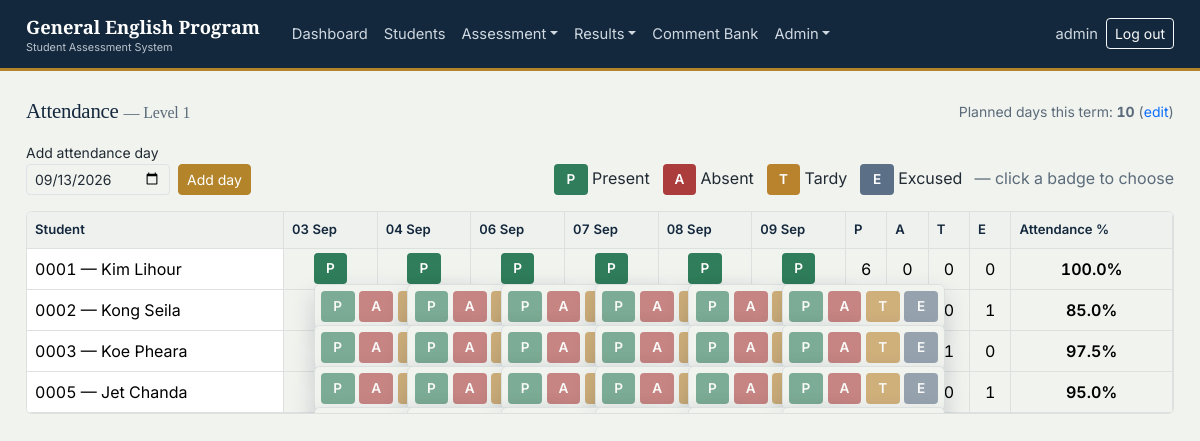
Before: /attendance/?class_id=2 (signed in) with the older database file.
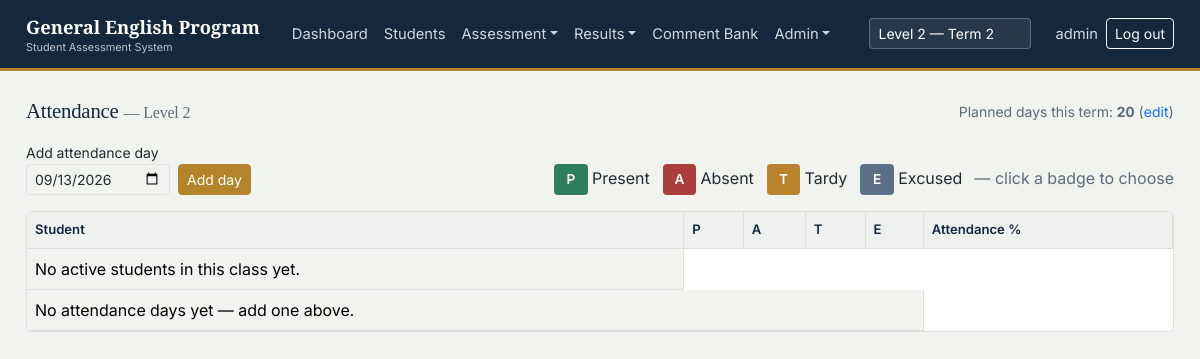
After: the same page with the newer database file.
### gep/models.py (models this page shows, shortened)
class ClassGroup(models.Model):
    name = models.CharField(max_length=100)  # "Level 1"
    room = models.CharField(max_length=50, blank=True)
    term = models.ForeignKey(Term, related_name='classes', on_delete=models.CASCADE)
    book = models.CharField(max_length=150, blank=True)
    subject = models.CharField(max_length=100, default='GEP')
    total_class_days = models.PositiveIntegerField(default=20)
    class Meta:
        ordering = ['term', 'name']

class Enrollment(models.Model):
    STATUS_CHOICES = [('Active', 'Active'), ('Inactive', 'Inactive')]
    student = models.ForeignKey(StudentProfile, related_name='enrollments', on_delete=models.CASCADE)
    class_group = models.ForeignKey(ClassGroup, related_name='enrollments', on_delete=models.CASCADE)
    course = models.CharField(max_length=50, default='GEP')
    status = models.CharField(max_length=10, choices=STATUS_CHOICES, default='Active')
    class Meta:
        unique_together = ('student', 'class_group')
        ordering = ['class_group', 'student__student_code']

class StudentProfile(models.Model):
    GENDER_CHOICES = [('M', 'Male'), ('F', 'Female')]
    student_code = models.CharField(max_length=10, unique=True, editable=False, blank=True)
    khmer_name = models.CharField(max_length=150, blank=True)
    english_name = models.CharField(max_length=150)
    gender = models.CharField(max_length=1, choices=GENDER_CHOICES)
    date_of_birth = models.DateField(null=True, blank=True)
    phone = models.CharField(max_length=30, blank=True)
    email = models.EmailField(blank=True)
    class Meta:
        ordering = ['student_code']

class AttendanceRecord(models.Model):
    PRESENT = 'Present'
    ABSENT = 'Absent'
    TARDY = 'Tardy'
    EXCUSED = 'Excused'
    STATUS_CHOICES = [
        (PRESENT, 'Present'),
        (ABSENT, 'Absent'),
        (TARDY, 'Tardy'),
        (EXCUSED, 'Excused'),
    ]
    enrollment = models.ForeignKey(Enrollment, related_name='attendance_records', on_delete=models.CASCADE)
    date = models.DateField()
    status = models.CharField(max_length=10, choices=STATUS_CHOICES, default=PRESENT)
    class Meta:
        unique_together = ('enrollment', 'date')
        ordering = ['date']

### gep/views.py (the view)
# urls.py: path('attendance/', views.attendance, name='attendance'),
@class_scoped
def attendance(request):
    cls = request.current_class
    dates, rows = [], []
    if cls:
        dates = list(
            AttendanceRecord.objects.filter(enrollment__class_group=cls)
            .values_list('date', flat=True).distinct().order_by('date')
        )
        enrollments = Enrollment.objects.filter(class_group=cls, status='Active').select_related('student')
        records = {
            (r.enrollment_id, r.date): r
            for r in AttendanceRecord.objects.filter(enrollment__class_group=cls)
        }
        for e in enrollments:
            counts = {'Present': 0, 'Absent': 0, 'Tardy': 0, 'Excused': 0}
            cells = []
            for d in dates:
                rec = records.get((e.id, d))
                if rec:
                    counts[rec.status] += 1
                cells.append({'date': d, 'record': rec, 'enrollment': e})
            penalty = counts['Absent'] * Decimal('1.0') + counts['Excused'] * Decimal('0.5') + counts['Tardy'] * Decimal('0.25')
            total_days = cls.total_class_days or 1
            pct = max(Decimal('0'), (Decimal(total_days) - penalty) / Decimal(total_days) * 100)
            rows.append({'enrollment': e, 'cells': cells, 'counts': counts, 'pct': round(pct, 1)})
    context = {
        'current_class': cls,
        'allowed_classes': request.allowed_classes,
        'dates': dates,
        'rows': rows,
        'today': date.today().isoformat(),
        'base_template': base_template(request),
    }
    return render(request, 'gep/attendance.html', context)

### gep/mixins.py (called while the page is built)
def get_allowed_classes(user):
    if user.is_superuser:
        return ClassGroup.objects.all()
    teacher = getattr(user, 'teacher', None)
    if not teacher:
        return ClassGroup.objects.none()
    return teacher.classes.all()

def resolve_current_class(request):
    allowed = get_allowed_classes(request.user)
    class_id = request.GET.get('class_id') or request.session.get('current_class_id')
    cls = None
    if class_id:
        cls = allowed.filter(pk=class_id).first()
        if not cls and not request.user.is_superuser:
            raise PermissionDenied("You are not assigned to this class.")
    if not cls:
        cls = allowed.first()
    if cls:
        request.session['current_class_id'] = cls.pk
    return cls, allowed

def class_scoped(view_func):
    @wraps(view_func)
    @login_required
    def wrapper(request, *args, **kwargs):
        request.current_class, request.allowed_classes = resolve_current_class(request)
        return view_func(request, *args, **kwargs)
    return wrapper

### gep/views.py (called while the page is built)
def base_template(request):
    return 'gep/_partial_base.html' if getattr(request, 'htmx', False) else 'gep/base.html'

### gep/templates/gep/attendance.html (shortened to what this page needs)
{% extends base_template %}
{% block content %}
<div class="d-flex justify-content-between align-items-center mb-3 flex-wrap gap-2">
  <h2 class="font-serif mb-0" style="font-size:1.3rem;">
    Attendance {% if current_class %}<span class="text-slate fs-6">— {{ current_class.name }}</span>{% endif %}
  </h2>
  {% if current_class %}
  <span class="text-slate small">
    Planned days this term: <strong>{{ current_class.total_class_days }}</strong>
    {% if user.is_superuser %}(<a href="{% url 'classgroup-update' current_class.pk %}">edit</a>){% endif %}
  </span>
  {% endif %}
</div>
{% if not current_class %}
<div class="sheet">No class available yet.</div>
{% else %}
<form method="post" action="{% url 'attendance-add-date' %}?class_id={{ current_class.pk }}" class="row g-2 align-items-end mb-3">
  <div class="col-auto">
    <label class="form-label small mb-0">Add attendance day</label>
    <input type="date" name="date" class="form-control form-control-sm" value="{{ today }}">
  </div>
  <div class="col-auto">
    <button type="submit" class="btn btn-accent btn-sm">Add day</button>
  </div>
  <div class="col-auto ms-auto">
    <span class="att-badge att-present">P</span> Present &nbsp;
    <span class="att-badge att-absent">A</span> Absent &nbsp;
    <span class="att-badge att-tardy">T</span> Tardy &nbsp;
    <span class="att-badge att-excused">E</span> Excused
    <span class="text-slate ms-2">— click a badge to choose</span>
  </div>
</form>
<div class="grid-wrap">
<table class="table gradebook mb-0">
  <thead>
    <tr>
      <th class="name-col">Student</th>
      {% for d in dates %}<th>{{ d|date:"d M" }}</th>{% endfor %}
      <th>P</th><th>A</th><th>T</th><th>E</th><th>Attendance %</th>
    </tr>
  </thead>
  <tbody>
    {% for row in rows %}
    <tr>
      <td class="name-col">{{ row.enrollment.student.student_code }} — {{ row.enrollment.student.english_name }}</td>
      {% for cell in row.cells %}
        {% include 'gep/_attendance_cell.html' with enrollment=cell.enrollment date=cell.date record=cell.record %}
      {% endfor %}
      <td class="text-center">{{ row.counts.Present }}</td>
      <td class="text-center">{{ row.counts.Absent }}</td>
      <td class="text-center">{{ row.counts.Tardy }}</td>
      <td class="text-center">{{ row.counts.Excused }}</td>
      <td class="text-center fw-semibold">{{ row.pct }}%</td>
    </tr>
    {% empty %}
    <tr><td class="text-slate">No active students in this class yet.</td></tr>
    {% endfor %}
    {% if not dates %}
    <tr><td colspan="5" class="text-slate">No attendance days yet — add one above.</td></tr>
    {% endif %}
  </tbody>
</table>
</div>
{% endif %}
{% endblock %}

### gep/templates/gep/_attendance_cell.html
<td class="text-center p-1">
  <div class="dropdown att-dropdown">
    <button type="button"
            class="att-badge att-{{ record.status|lower }}"
            data-bs-toggle="dropdown" aria-expanded="false"
            title="{{ record.status }} — click to change">{{ record.status|slice:":1" }}</button>
    <ul class="dropdown-menu att-picker">
      <li>
        <button type="button" class="att-badge att-present att-picker-btn" title="Present"
                hx-post="{% url 'attendance-set' enrollment.id date|date:'Y-m-d' 'Present' %}"
                hx-target="closest td" hx-swap="outerHTML">P</button>
      </li>
      <li>
        <button type="button" class="att-badge att-absent att-picker-btn" title="Absent"
                hx-post="{% url 'attendance-set' enrollment.id date|date:'Y-m-d' 'Absent' %}"
                hx-target="closest td" hx-swap="outerHTML">A</button>
      </li>
      <li>
        <button type="button" class="att-badge att-tardy att-picker-btn" title="Tardy"
                hx-post="{% url 'attendance-set' enrollment.id date|date:'Y-m-d' 'Tardy' %}"
                hx-target="closest td" hx-swap="outerHTML">T</button>
      </li>
      <li>
        <button type="button" class="att-badge att-excused att-picker-btn" title="Excused"
                hx-post="{% url 'attendance-set' enrollment.id date|date:'Y-m-d' 'Excused' %}"
                hx-target="closest td" hx-swap="outerHTML">E</button>
      </li>
    </ul>
  </div>
</td>

Changed rows visible on the page:
no longer on this page (row unchanged): ClassGroup: name "Level 1", total_class_days "10"
no longer on this page (row unchanged): Enrollment: enrollment.student.student_code "0001", enrollment.student.english_name "Kim Lihour", counts.Present "6", counts.Absent "0", counts.Tardy "0", counts.Excused "0", pct "100.0"
no longer on this page (row unchanged): AttendanceRecord: status "P", shown under "0001"
no longer on this page (row edited): AttendanceRecord: status "P", shown under "0001"
no longer on this page (row edited): AttendanceRecord: status "P", shown under "0001"
no longer on this page (row edited): AttendanceRecord: status "P", shown under "0001"
no longer on this page (row edited): AttendanceRecord: status "P", shown under "0001"
no longer on this page (row edited): AttendanceRecord: status "P", shown under "0001"
no longer on this page (row unchanged): Enrollment: enrollment.student.student_code "0002", enrollment.student.english_name "Kong Seila", counts.Tardy "0", counts.Excused "1", pct "85.0"
no longer on this page (row unchanged): Enrollment: enrollment.student.student_code "0003", enrollment.student.english_name "Koe Pheara", counts.Tardy "1", counts.Excused "0", pct "97.5"
removed Enrollment: enrollment.student.student_code "0005", enrollment.student.english_name "Jet Chanda", counts.Tardy "0", counts.Excused "1", pct "95.0"
added ClassGroup: name "Level 2", total_class_days "20"
Other visible differences:
form field class_id: (not shown) → "Level 2 — Term 2"
text now shown: "No active students in this class yet. No attendance days yet — add one above."
list line gone: "03 Sep"
list line gone: "04 Sep"
list line gone: "06 Sep"
list line gone: "07 Sep"
list line gone: "08 Sep"
list line gone: "09 Sep"
